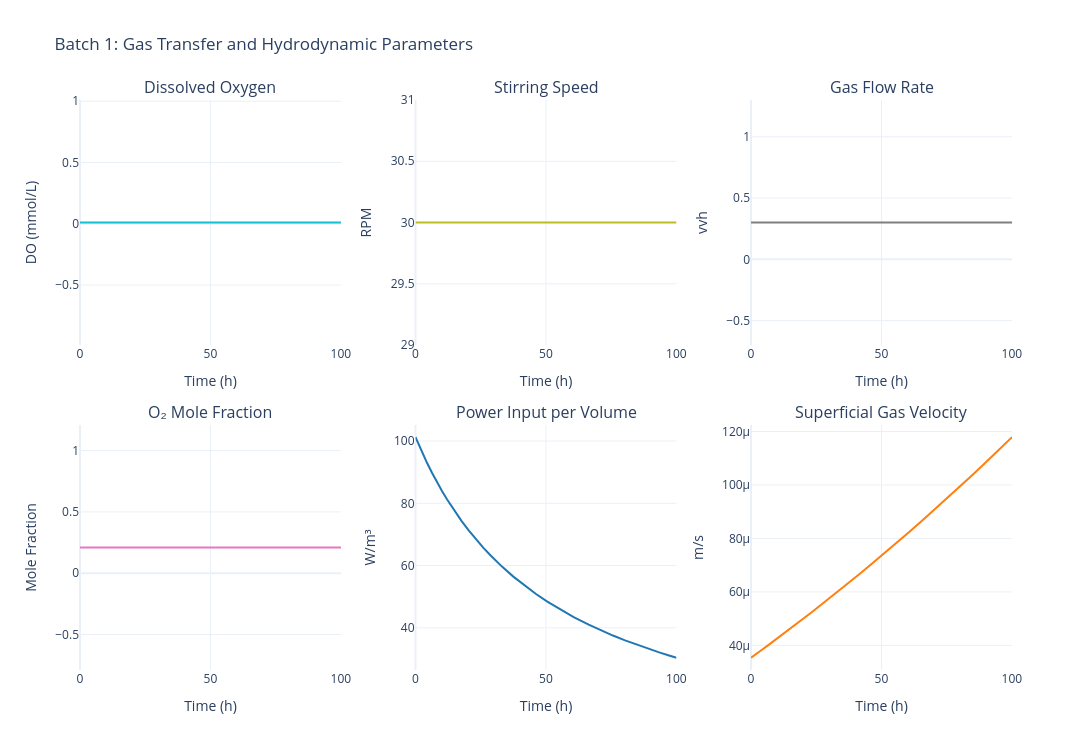

The notebook cell saved with this chart:
### Markdown cell above
## 3. Plot Gas Transfer Parameters

Visualize all gas transfer control parameters in a 4-panel figure.

### Code cell
# Plot gas transfer parameters for batch 1
fig_gas = plot_batch_gas_transfer(sim, batch_number=1)
fig_gas.show()

# Alternative: using the data object method
# fig_gas = sim.data.batches[0].plot_gas_transfer()
# fig_gas.show()

### Figure 1 — Plotly figure (JSON) as saved in the notebook; plotly's stock layout.template omitted (floating-point values rounded to 4 significant figures)
{"data": [{"hovertemplate": "Time: %{x:.1f} h<br>DO: %{y:.3f} mmol/L<extra></extra>", "line": {"color": "#17becf", "width": 2}, "mode": "lines", "name": "Dissolved O₂", "type": "scatter", "x": [0.0, 0.02877, 0.05755, 0.1151, 0.1726, 0.2302, 0.8056, 1.381, 1.957, 2.532, 4.448, 6.365, 8.281, 10.2, 12.11, 14.9, 17.68, 20.46, 23.25, 26.03, 28.81, 33.15, 37.5, 41.84, 46.18, 50.53, 54.87, 60.63, 66.39, 71.03, 75.68, 80.33, 84.97, 89.62, 93.4, 97.17, 100.0], "xaxis": "x", "y": [0.01, 0.01, 0.01, 0.01, 0.01, 0.01, 0.01, 0.01, 0.01, 0.01, 0.01, 0.01, 0.01, 0.01, 0.01, 0.01, 0.01, 0.01, 0.01, 0.01, 0.01, 0.01, 0.01, 0.01, 0.01, 0.01, 0.01, 0.01, 0.01, 0.01, 0.01, 0.01, 0.01, 0.01, 0.01, 0.01, 0.01], "yaxis": "y"}, {"hovertemplate": "Time: %{x:.1f} h<br>N: %{y:.1f} rpm<extra></extra>", "line": {"color": "#bcbd22", "width": 2}, "mode": "lines", "name": "Stirring Speed", "type": "scatter", "x": [0.0, 0.02877, 0.05755, 0.1151, 0.1726, 0.2302, 0.8056, 1.381, 1.957, 2.532, 4.448, 6.365, 8.281, 10.2, 12.11, 14.9, 17.68, 20.46, 23.25, 26.03, 28.81, 33.15, 37.5, 41.84, 46.18, 50.53, 54.87, 60.63, 66.39, 71.03, 75.68, 80.33, 84.97, 89.62, 93.4, 97.17, 100.0], "xaxis": "x2", "y": [30.0, 30.0, 30.0, 30.0, 30.0, 30.0, 30.0, 30.0, 30.0, 30.0, 30.0, 30.0, 30.0, 30.0, 30.0, 30.0, 30.0, 30.0, 30.0, 30.0, 30.0, 30.0, 30.0, 30.0, 30.0, 30.0, 30.0, 30.0, 30.0, 30.0, 30.0, 30.0, 30.0, 30.0, 30.0, 30.0, 30.0], "yaxis": "y2"}, {"hovertemplate": "Time: %{x:.1f} h<br>Fg: %{y:.3f} vvh<extra></extra>", "line": {"color": "#7f7f7f", "width": 2}, "mode": "lines", "name": "Gas Flow Rate", "type": "scatter", "x": [0.0, 0.02877, 0.05755, 0.1151, 0.1726, 0.2302, 0.8056, 1.381, 1.957, 2.532, 4.448, 6.365, 8.281, 10.2, 12.11, 14.9, 17.68, 20.46, 23.25, 26.03, 28.81, 33.15, 37.5, 41.84, 46.18, 50.53, 54.87, 60.63, 66.39, 71.03, 75.68, 80.33, 84.97, 89.62, 93.4, 97.17, 100.0], "xaxis": "x3", "y": [0.3, 0.3, 0.3, 0.3, 0.3, 0.3, 0.3, 0.3, 0.3, 0.3, 0.3, 0.3, 0.3, 0.3, 0.3, 0.3, 0.3, 0.3, 0.3, 0.3, 0.3, 0.3, 0.3, 0.3, 0.3, 0.3, 0.3, 0.3, 0.3, 0.3, 0.3, 0.3, 0.3, 0.3, 0.3, 0.3, 0.3], "yaxis": "y3"}, {"hovertemplate": "Time: %{x:.1f} h<br>y_O₂: %{y:.3f}<extra></extra>", "line": {"color": "#e377c2", "width": 2}, "mode": "lines", "name": "y_O₂", "type": "scatter", "x": [0.0, 0.02877, 0.05755, 0.1151, 0.1726, 0.2302, 0.8056, 1.381, 1.957, 2.532, 4.448, 6.365, 8.281, 10.2, 12.11, 14.9, 17.68, 20.46, 23.25, 26.03, 28.81, 33.15, 37.5, 41.84, 46.18, 50.53, 54.87, 60.63, 66.39, 71.03, 75.68, 80.33, 84.97, 89.62, 93.4, 97.17, 100.0], "xaxis": "x4", "y": [0.21, 0.21, 0.21, 0.21, 0.21, 0.21, 0.21, 0.21, 0.21, 0.21, 0.21, 0.21, 0.21, 0.21, 0.21, 0.21, 0.21, 0.21, 0.21, 0.21, 0.21, 0.21, 0.21, 0.21, 0.21, 0.21, 0.21, 0.21, 0.21, 0.21, 0.21, 0.21, 0.21, 0.21, 0.21, 0.21, 0.21], "yaxis": "y4"}, {"hovertemplate": "Time: %{x:.1f} h<br>P/V: %{y:.2f} W/m³<extra></extra>", "line": {"color": "#1f77b4", "width": 2}, "mode": "lines", "name": "P/V", "type": "scatter", "x": [0.0, 0.02877, 0.05755, 0.1151, 0.1726, 0.2302, 0.8056, 1.381, 1.957, 2.532, 4.448, 6.365, 8.281, 10.2, 12.11, 14.9, 17.68, 20.46, 23.25, 26.03, 28.81, 33.15, 37.5, 41.84, 46.18, 50.53, 54.87, 60.63, 66.39, 71.03, 75.68, 80.33, 84.97, 89.62, 93.4, 97.17, 100.0], "xaxis": "x5", "y": [101.2, 101.2, 101.1, 101.0, 100.9, 100.8, 99.64, 98.52, 97.43, 96.35, 92.93, 89.72, 86.71, 83.88, 81.21, 77.6, 74.28, 71.2, 68.34, 65.69, 63.21, 59.66, 56.45, 53.53, 50.86, 48.42, 46.17, 43.46, 41.0, 39.21, 37.51, 35.95, 34.49, 33.13, 32.09, 31.09, 30.38], "yaxis": "y5"}, {"hovertemplate": "Time: %{x:.1f} h<br>vₛ: %{y:.5f} m/s<extra></extra>", "line": {"color": "#ff7f0e", "width": 2}, "mode": "lines", "name": "vₛ", "type": "scatter", "x": [0.0, 0.02877, 0.05755, 0.1151, 0.1726, 0.2302, 0.8056, 1.381, 1.957, 2.532, 4.448, 6.365, 8.281, 10.2, 12.11, 14.9, 17.68, 20.46, 23.25, 26.03, 28.81, 33.15, 37.5, 41.84, 46.18, 50.53, 54.87, 60.63, 66.39, 71.03, 75.68, 80.33, 84.97, 89.62, 93.4, 97.17, 100.0], "xaxis": "x6", "y": [3.537e-05, 3.539e-05, 3.541e-05, 3.545e-05, 3.549e-05, 3.553e-05, 3.594e-05, 3.635e-05, 3.676e-05, 3.717e-05, 3.854e-05, 3.991e-05, 4.13e-05, 4.269e-05, 4.409e-05, 4.614e-05, 4.821e-05, 5.03e-05, 5.24e-05, 5.452e-05, 5.665e-05, 6.003e-05, 6.344e-05, 6.69e-05, 7.041e-05, 7.396e-05, 7.756e-05, 8.24e-05, 8.733e-05, 9.138e-05, 9.546e-05, 9.962e-05, 0.0001038, 0.0001081, 0.0001116, 0.0001152, 0.0001179], "yaxis": "y6"}], "layout": {"annotations": [{"font": {"size": 16}, "showarrow": false, "text": "Dissolved Oxygen", "x": 0.14, "xanchor": "center", "xref": "paper", "y": 1, "yanchor": "bottom", "yref": "paper"}, {"font": {"size": 16}, "showarrow": false, "text": "Stirring Speed", "x": 0.5, "xanchor": "center", "xref": "paper", "y": 1, "yanchor": "bottom", "yref": "paper"}, {"font": {"size": 16}, "showarrow": false, "text": "Gas Flow Rate", "x": 0.86, "xanchor": "center", "xref": "paper", "y": 1, "yanchor": "bottom", "yref": "paper"}, {"font": {"size": 16}, "showarrow": false, "text": "O₂ Mole Fraction", "x": 0.14, "xanchor": "center", "xref": "paper", "y": 0.43, "yanchor": "bottom", "yref": "paper"}, {"font": {"size": 16}, "showarrow": false, "text": "Power Input per Volume", "x": 0.5, "xanchor": "center", "xref": "paper", "y": 0.43, "yanchor": "bottom", "yref": "paper"}, {"font": {"size": 16}, "showarrow": false, "text": "Superficial Gas Velocity", "x": 0.86, "xanchor": "center", "xref": "paper", "y": 0.43, "yanchor": "bottom", "yref": "paper"}], "font": {"size": 12}, "height": 750, "showlegend": false, "title": {"text": "Batch 1: Gas Transfer and Hydrodynamic Parameters"}, "width": 1400, "xaxis": {"anchor": "y", "domain": [0, 0.28], "title": {"text": "Time (h)"}}, "xaxis2": {"anchor": "y2", "domain": [0.36, 0.64], "title": {"text": "Time (h)"}}, "xaxis3": {"anchor": "y3", "domain": [0.72, 1], "title": {"text": "Time (h)"}}, "xaxis4": {"anchor": "y4", "domain": [0, 0.28], "title": {"text": "Time (h)"}}, "xaxis5": {"anchor": "y5", "domain": [0.36, 0.64], "title": {"text": "Time (h)"}}, "xaxis6": {"anchor": "y6", "domain": [0.72, 1], "title": {"text": "Time (h)"}}, "yaxis": {"anchor": "x", "domain": [0.57, 1], "title": {"text": "DO (mmol/L)"}}, "yaxis2": {"anchor": "x2", "domain": [0.57, 1], "title": {"text": "RPM"}}, "yaxis3": {"anchor": "x3", "domain": [0.57, 1], "title": {"text": "vvh"}}, "yaxis4": {"anchor": "x4", "domain": [0, 0.43], "title": {"text": "Mole Fraction"}}, "yaxis5": {"anchor": "x5", "domain": [0, 0.43], "title": {"text": "W/m³"}}, "yaxis6": {"anchor": "x6", "domain": [0, 0.43], "title": {"text": "m/s"}}}}
